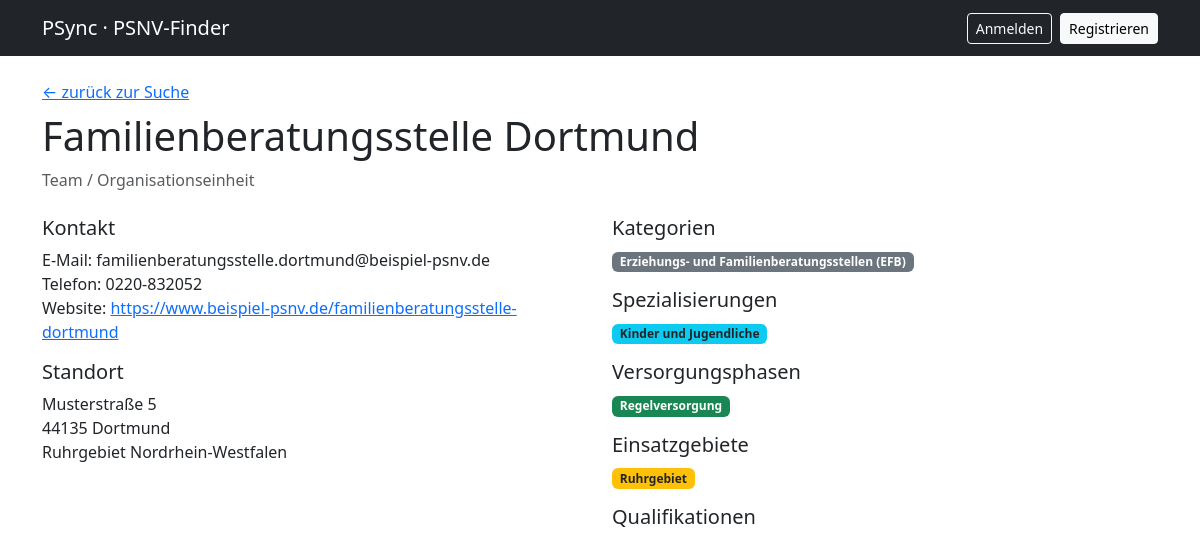
Page /anbieter/15/ on the committed database.
### psnv/models.py (models this page shows, shortened)
class Anbieter(models.Model):
    class Typ(models.TextChoices):
        AKTEUR = "akteur", "Einzelperson (Akteur)"
        TEAM = "team", "Team / Organisationseinheit"
    class Status(models.TextChoices):
        PENDING = "pending", "Ausstehend (wartet auf Freigabe)"
        APPROVED = "approved", "Freigegeben"
        REJECTED = "rejected", "Abgelehnt"
    anbieter_id = models.AutoField(primary_key=True)
    typ = models.CharField(max_length=10, choices=Typ.choices)
    name = models.CharField(max_length=255)
    email = models.EmailField(blank=True)
    phone_main = models.CharField("Telefon 1", max_length=50, blank=True)
    phone_secondary = models.CharField("Telefon 2", max_length=50, blank=True)
    website = models.URLField(blank=True)
    verified = models.BooleanField(default=False)
    status = models.CharField(max_length=50, choices=Status.choices, default=Status.PENDING)
    created_at = models.DateTimeField(auto_now_add=True)
    updated_at = models.DateTimeField(auto_now=True)
    eingereicht_von = models.ForeignKey(
        settings.AUTH_USER_MODEL, null=True, blank=True,
        on_delete=models.SET_NULL, related_name="eingereichte_anbieter",
    )
    sprachen = models.ManyToManyField("Sprache", through="AnbieterSprache", blank=True, related_name="anbieter")
    stellen = models.ManyToManyField("Stelle", through="AnbieterStelle", blank=True, related_name="anbieter")
    versorgungsphasen = models.ManyToManyField("Versorgungsphase", through="AnbieterPhase", blank=True, related_name="anbieter")
    spezialisierungen = models.ManyToManyField("Spezialisierung", through="AnbieterSpezialisierung", blank=True, related_name="anbieter")
    operative_psnv = models.ManyToManyField("OperativePSNV", through="AnbieterOperative", blank=True, related_name="anbieter")
    angebote = models.ManyToManyField("PSNVAngebot", through="AnbieterAngebot", blank=True, related_name="anbieter")
    einsatzgebiete = models.ManyToManyField("Einsatzgebiet", through="AnbieterEinsatzgebiet", blank=True, related_name="anbieter")
    qualifikationen = models.ManyToManyField("Qualifikation", through="AnbieterQualifikation", blank=True, related_name="anbieter")
    oberbegriffe = models.ManyToManyField("Oberbegriff", through="AnbieterOberbegriff", blank=True, related_name="anbieter")
    class Meta:
        db_table = "anbieter"
        indexes = [models.Index(fields=["name"])]
        verbose_name = "Anbieter"
        verbose_name_plural = "Anbieter"

class Team(Anbieter):
    standort = models.ForeignKey("Standort", on_delete=models.PROTECT, related_name="teams")
    class Meta:
        db_table = "team"
        verbose_name = "Team"
        verbose_name_plural = "Teams"

class Standort(models.Model):
    class LocationType(models.TextChoices):
        STATIONAER = "stationaer", "Stationär / standortgebunden"
        REGIONAL = "regional", "Regional"
        BUNDESWEIT = "bundesweit", "Bundesweit"
        ANDERE = "andere", "Andere"
    standort_id = models.AutoField(primary_key=True)
    street = models.CharField("Straße", max_length=255, blank=True)
    house_number = models.CharField("Hausnummer", max_length=20, blank=True)
    zip_code = models.CharField("PLZ", max_length=10, blank=True)
    city = models.CharField("Ort", max_length=255, blank=True)
    region = models.CharField(max_length=255, blank=True)
    state = models.CharField("Bundesland", max_length=255, blank=True)
    country = models.CharField(max_length=100, default="Germany")
    latitude = models.FloatField(null=True, blank=True)
    longitude = models.FloatField(null=True, blank=True)
    location_type = models.CharField(max_length=20, choices=LocationType.choices, blank=True)
    created_at = models.DateTimeField(auto_now_add=True)
    updated_at = models.DateTimeField(auto_now=True)
    organisationen = models.ManyToManyField("Organisation", through="OrganisationStandort", blank=True, related_name="standorte")
    class Meta:
        db_table = "standort"
        indexes = [models.Index(fields=["region", "state", "latitude", "longitude"])]
        verbose_name = "Standort"
        verbose_name_plural = "Standorte"

class Oberbegriff(models.Model):
    ober_id = models.AutoField(primary_key=True)
    name = models.CharField(max_length=255)
    description = models.TextField(blank=True)
    class Meta:
        db_table = "oberbegriff"
        verbose_name_plural = "Oberbegriffe"

class Spezialisierung(models.Model):
    spez_id = models.AutoField(primary_key=True)
    name = models.CharField(max_length=255)
    zielgruppen = models.ManyToManyField("Zielgruppe", through="SpezZielgruppe", blank=True, related_name="spezialisierungen")
    class Meta:
        db_table = "spezialisierung"
        verbose_name_plural = "Spezialisierungen"

class Versorgungsphase(models.Model):
    phase_id = models.AutoField(primary_key=True)
    name = models.CharField(max_length=100)  # Prävention / Akutversorgung / Regelversorgung
    class Meta:
        db_table = "versorgungsphase"
        verbose_name_plural = "Versorgungsphasen"

class Einsatzgebiet(models.Model):
    gebiet_id = models.AutoField(primary_key=True)
    name = models.CharField(max_length=255)
    region = models.CharField(max_length=255, blank=True)
    geometry = models.TextField(blank=True, help_text="GeoJSON, falls vorhanden")
    class Meta:
        db_table = "einsatzgebiet"
        verbose_name_plural = "Einsatzgebiete"

### psnv/views.py (the view)
# urls.py: path("anbieter/<int:pk>/", views.AnbieterDetailView.as_view(), name="anbieter_detail"),
class AnbieterDetailView(DetailView):
    model = Anbieter
    template_name = "psnv/anbieter_detail.html"
    context_object_name = "anbieter"
    pk_url_kwarg = "pk"
    def get_queryset(self):
        qs = Anbieter.objects.all()
        if not self.request.user.is_staff:
            qs = qs.filter(status=Anbieter.Status.APPROVED, verified=True)
        return qs

### psnv/templates/psnv/anbieter_detail.html (shortened to what this page needs)
{% extends "base.html" %}
{% block content %}
<a href="{% url 'psnv:suche' %}">&larr; zurück zur Suche</a>
<h1 class="mt-2">{{ anbieter.name }}</h1>
<p class="text-muted">{{ anbieter.get_typ_display }}</p>
<div class="row mt-4">
  <div class="col-md-6">
    <h5>Kontakt</h5>
    <ul class="list-unstyled">
      {% if anbieter.email %}<li>E-Mail: {{ anbieter.email }}</li>{% endif %}
      {% if anbieter.phone_main %}<li>Telefon: {{ anbieter.phone_main }}</li>{% endif %}
      {% if anbieter.website %}<li>Website: <a href="{{ anbieter.website }}">{{ anbieter.website }}</a></li>{% endif %}
    </ul>
    {% if anbieter.team.standort %}
      <h5>Standort</h5>
      <p>
        {{ anbieter.team.standort.street }} {{ anbieter.team.standort.house_number }}<br>
        {{ anbieter.team.standort.zip_code }} {{ anbieter.team.standort.city }}<br>
        {{ anbieter.team.standort.region }} {{ anbieter.team.standort.state }}
      </p>
    {% endif %}
  </div>
  <div class="col-md-6">
    <h5>Kategorien</h5>
    <p>{% for o in anbieter.oberbegriffe.all %}<span class="badge bg-secondary me-1">{{ o.name }}</span>{% endfor %}</p>
    <h5>Spezialisierungen</h5>
    <p>{% for s in anbieter.spezialisierungen.all %}<span class="badge bg-info text-dark me-1">{{ s.name }}</span>{% endfor %}</p>
    <h5>Versorgungsphasen</h5>
    <p>{% for p in anbieter.versorgungsphasen.all %}<span class="badge bg-success me-1">{{ p.name }}</span>{% endfor %}</p>
    <h5>Einsatzgebiete</h5>
    <p>{% for g in anbieter.einsatzgebiete.all %}<span class="badge bg-warning text-dark me-1">{{ g.name }}</span>{% endfor %}</p>
    <h5>Qualifikationen</h5>
  </div>
</div>
{% endblock %}

### rows in the picture
Anbieter: name "Familienberatungsstelle Dortmund", typ "Team / Organisationseinheit", email "familienberatungsstelle.dortmund@beispiel-psnv.de", phone_main "0220-832052", website "https://www.beispiel-psnv.de/familienberatungsstelle-dortmund", team.standort.street "Musterstraße", team.standort.house_number "5", team.standort.zip_code "44135", team.standort.city "Dortmund", team.standort.region "Ruhrgebiet", team.standort.state "Nordrhein-Westfalen"
Oberbegriff: name "Erziehungs- und Familienberatungsstellen (EFB)"
Spezialisierung: name "Kinder und Jugendliche"
Versorgungsphase: name "Regelversorgung"
Einsatzgebiet: name "Ruhrgebiet"
